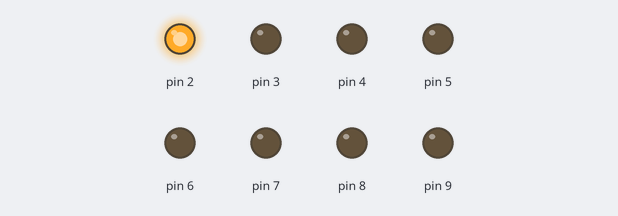
Simulated run of this sketch. Board: Arduino Uno, built with avr-gcc and run on an emulated ATmega328P. Parts: output pins drawn as LEDs (lit = HIGH).

Above: at 0.1 s.
At 5.1 s:
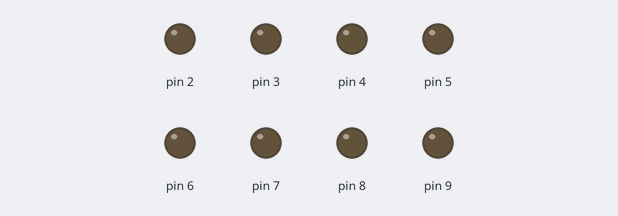
At 7.1 s:
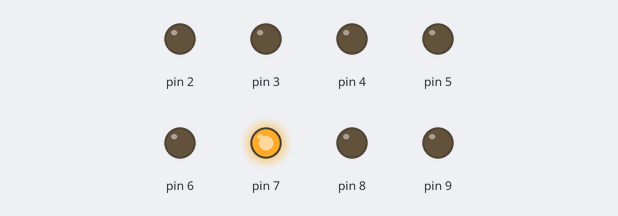
At 18.1 s:
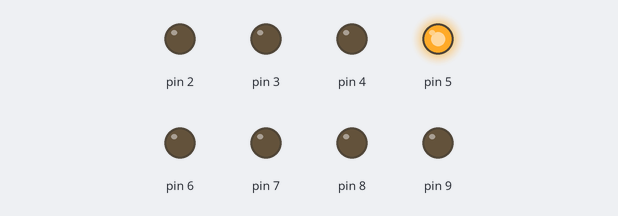
At 28.1 s:
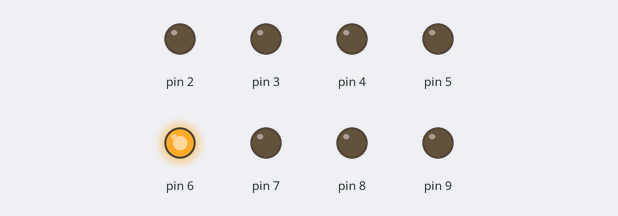
At 37.1 s:
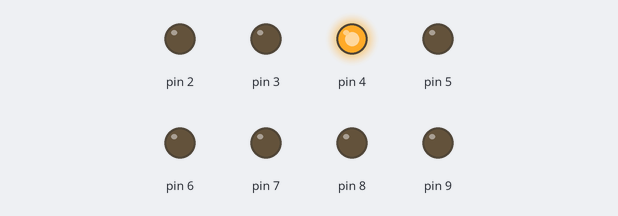
Timing chart, 0 to 40.0 s (numbered marks = the images above):
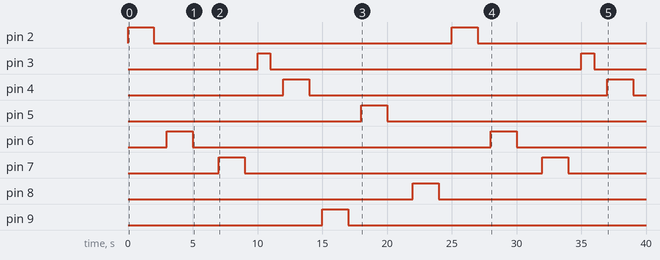

Measured:
- by itself, pin 2, pin 4, pin 6, pin 7: alternates HIGH for 2.0 s and LOW for 23.0 s
- by itself, pin 3: alternates HIGH for 1.0 s and LOW for 24.0 s
- by itself, pin 5: LOW → HIGH at 18.0 s, → LOW 2.0 s later
- by itself, pin 8: LOW → HIGH at 22.0 s, → LOW 2.0 s later
- by itself, pin 9: LOW → HIGH at 15.0 s, → LOW 2.0 s later

The sketch:

LED_TWO.ino
```cpp
int x=2000;
int y=1000;
void setup() {
  // put your setup code here, to run once:
  pinMode(2,OUTPUT);
  pinMode(3,OUTPUT);
  pinMode(4,OUTPUT);
  pinMode(5,OUTPUT);
  pinMode(6,OUTPUT);
  pinMode(7,OUTPUT);
  pinMode(8,OUTPUT);
  pinMode(9,OUTPUT);

}

void loop() {
  // put your main code here, to run repeatedly:
 pinMode(2,OUTPUT);
  digitalWrite(2,HIGH);
  delay(x);
 digitalWrite(2,LOW);
  delay(y);
   digitalWrite(6,HIGH);
   delay(x);
   digitalWrite(6,LOW);
  delay(x);
   digitalWrite(7,HIGH);
   delay(x);
   digitalWrite(7,LOW);
  delay(y);
  pinMode(3,OUTPUT);
  digitalWrite(3,HIGH);
   delay(y);
  digitalWrite(3,LOW);
  delay(y);
  pinMode(4,OUTPUT);
  digitalWrite(4,HIGH);
   delay(x);
   digitalWrite(4,LOW);
  delay(y);
    digitalWrite(9,HIGH);
   delay(x);
   digitalWrite(9,LOW);
  delay(y);
   digitalWrite(5,HIGH);
   delay(x);
   digitalWrite(5,LOW);
  delay(x);

   digitalWrite(8,HIGH);
   delay(x);
   digitalWrite(8,LOW);
  delay(y);

}
```
